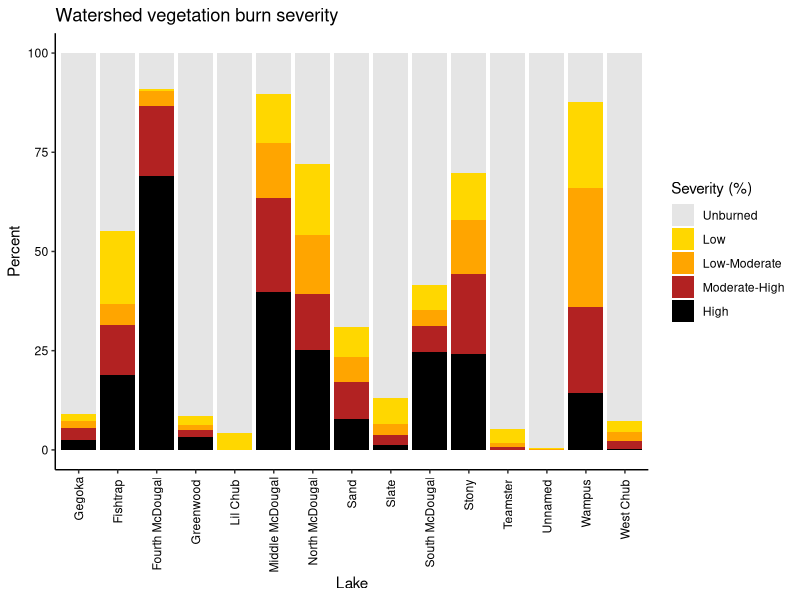
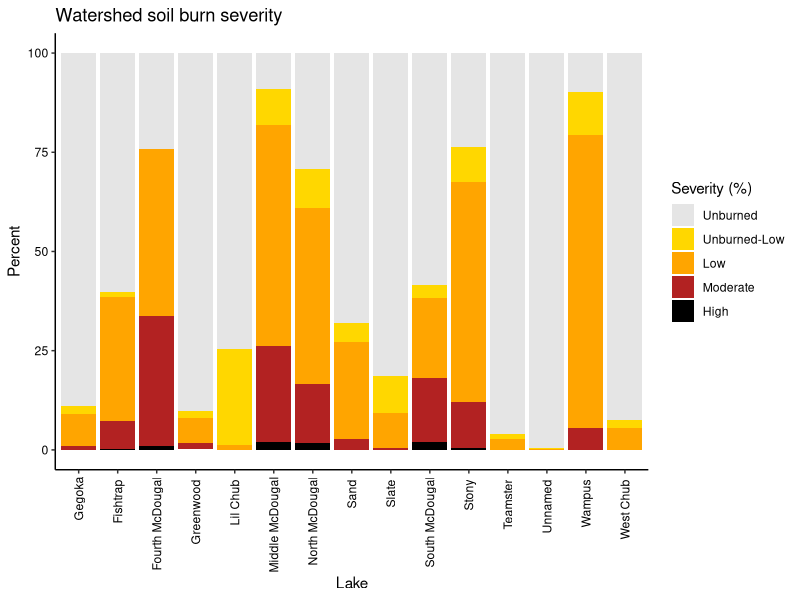
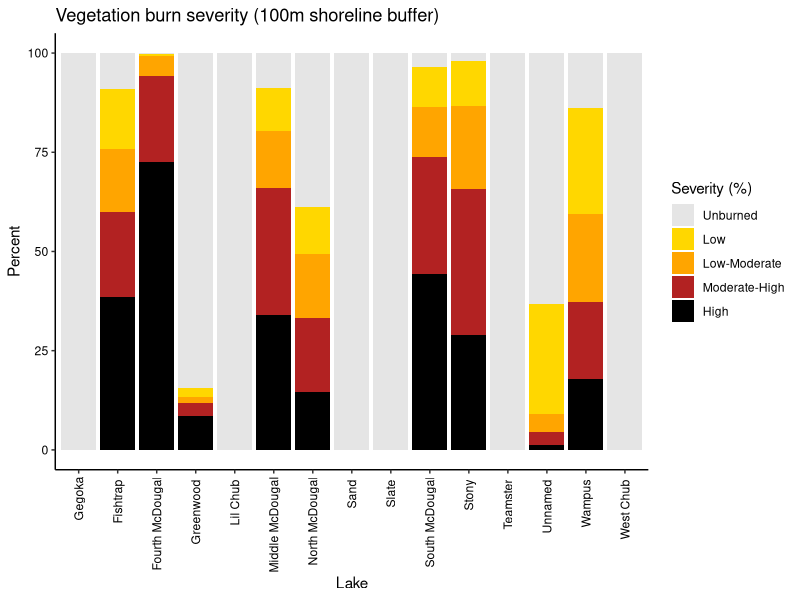
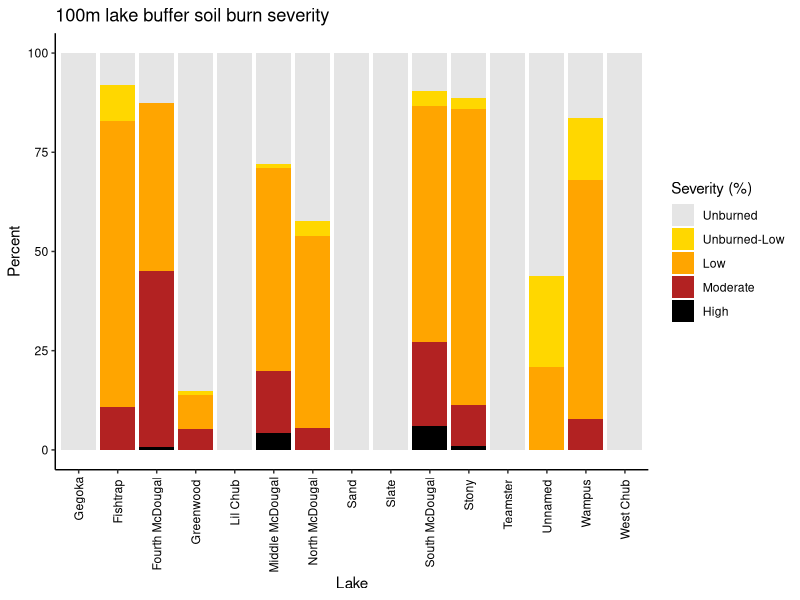

R code for these plots, in order: (Note: this script raises an error after producing the figures.)
################### Exploring lake times series data ##########################
# Date: 8-26-22
# updated: 10-18-22, now with soil and veg burn severity data corrected
# Author: Ian McCullough, immccull@gmail.com
###############################################################################

#### R libraries ####
library(ggplot2)
library(reshape2)
library(dplyr)
library(tidyr)

#### Input data ####
setwd("C:/Users/immcc/Documents/SplashNBurn")

may_june_july <- read.csv("Data/WaterQuality/may_june_july.csv")
ws_burn_severity <- read.csv("Data/BurnSeverity/Ian_calculations/burned_ws_vbs_pct.csv")
ws_soilburn_severity <- read.csv("Data/BurnSeverity/Ian_calculations/burned_ws_sbs_pct.csv")
buffer_burn_severity <- read.csv("Data/BurnSeverity/Ian_calculations/burned_buff100m_vbs_pct.csv")
buffer_soilburn_severity <- read.csv("Data/BurnSeverity/Ian_calculations/burned_buff100m_sbs_pct.csv")

#### Main program ####
# how correlated are % ws burn variables? Seem to be highly so
ws_burn_severity_pct <- ws_burn_severity[,c(1, 12:17)]
ws_burn_severity_pct$total_ws_burn_pct <- rowSums(ws_burn_severity_pct[,c(2:7)])
cor(ws_burn_severity_pct, method='pearson', use='pairwise.complete.obs')
cor(ws_burn_severity_pct, method='spearman', use='pairwise.complete.obs')

# calculate unburned pct
#ws_burn_severity_pct$unburned_pct <- 100-ws_burn_severity_pct$total_ws_burn_pct
# if any slight rounding errors result in negative burned area
#ws_burn_severity_pct$unburned_pct <- ifelse(ws_burn_severity_pct$unburned_pct < 0, 0, ws_burn_severity_pct$unburned_pct)

## prepare for plot
# get names + lagoslakeids only
lakenamesids <- may_june_july[,c('Lagoslakeid','Site','Type')]
lakenamesids <- subset(lakenamesids, Type=='sample')
lakenamesids <- lakenamesids[!duplicated(lakenamesids), ]
lakenamesids <- lakenamesids[,c(1:2)]

ws_burn_severity_pct <- merge(ws_burn_severity_pct, lakenamesids, by.x='lagoslakeid', by.y='Lagoslakeid')
# ERL category is so small...just lump in with unburned
ws_burn_severity_pct$Unburned_pct <- ws_burn_severity_pct$Unburned_pct + ws_burn_severity_pct$ERL_pct
ws_burn_severity_pct_melted <- reshape2::melt(ws_burn_severity_pct[,c(3:7,9)], 
      id.var='Site', variable.name='Severity', value.name='Percent')

ws_burn_severity_pct_melted$Severity <- factor(ws_burn_severity_pct_melted$Severity, levels=c('Unburned_pct','Low_pct',
                                                          'ModerateLow_pct','ModerateHigh_pct','High_pct'))

# get rid of word 'Lake' to make labels smaller
ws_burn_severity_pct_melted$Lake <- gsub(paste('Lake',collapse='|'),"",ws_burn_severity_pct_melted$Site)

jpeg('Figures/BurnSeverity_byLake.jpeg',width = 7,height = 5,units = 'in',res=600)
ggplot(ws_burn_severity_pct_melted, aes(fill=Severity, y=Percent, x=Lake)) + 
  geom_bar(position="stack", stat="identity")+
  theme_classic()+
  theme(axis.text.x=element_text(angle=90, vjust=0.5, hjust=1, color='black'),
        axis.text.y=element_text(color='black'))+
  scale_fill_manual(values=c('gray90','gold','orange','firebrick','black'), 
                    labels=c('Unburned','Low','Low-Moderate','Moderate-High','High'),
                    'Severity (%)')+
  ggtitle('Watershed vegetation burn severity')
dev.off()

### watershed soil burn severity ###
# how correlated are % ws soilburn variables? Seem to be highly so
ws_soilburn_severity_pct <- ws_soilburn_severity[,c(1,11:15)]
ws_soilburn_severity_pct$total_ws_soilburn_pct <- rowSums(ws_soilburn_severity_pct[,c(2:6)])
cor(ws_soilburn_severity_pct, method='pearson', use='pairwise.complete.obs')
cor(ws_soilburn_severity_pct, method='spearman', use='pairwise.complete.obs')

# calculate unburned pct; no longer needed
#ws_soilburn_severity_pct$unburned_pct <- 100-ws_soilburn_severity_pct$total_ws_soilburn_pct
# if any slight rounding errors result in negative soilburned area
#ws_soilburn_severity_pct$unburned_pct <- ifelse(ws_soilburn_severity_pct$unburned_pct < 0, 0, ws_soilburn_severity_pct$unburned_pct)

## prepare for plot
ws_soilburn_severity_pct <- merge(ws_soilburn_severity_pct, lakenamesids, by.x='lagoslakeid', by.y='Lagoslakeid')
ws_soilburn_severity_pct_melted <- reshape2::melt(ws_soilburn_severity_pct[,c(2:6,8)], 
                                                  id.var='Site', variable.name='Severity', value.name='Percent')

ws_soilburn_severity_pct_melted$Severity <- factor(ws_soilburn_severity_pct_melted$Severity, levels=c('unburned_pct','unburned_low_pct','low_pct',
                                                                                                      'moderate_pct','high_pct'))

# get rid of word 'Lake' to make labels smaller
ws_soilburn_severity_pct_melted$Lake <- gsub(paste('Lake',collapse='|'),"",ws_soilburn_severity_pct_melted$Site)

jpeg('Figures/soilburnSeverity_byLake.jpeg',width = 7,height = 5,units = 'in',res=600)
ggplot(ws_soilburn_severity_pct_melted, aes(fill=Severity, y=Percent, x=Lake)) + 
  geom_bar(position="stack", stat="identity")+
  theme_classic()+
  theme(axis.text.x=element_text(angle=90, vjust=0.5, hjust=1, color='black'),
        axis.text.y=element_text(color='black'))+
  scale_fill_manual(values=c('gray90','gold','orange','firebrick','black'), 
                    labels=c('Unburned','Unburned-Low','Low','Moderate','High'),
                    'Severity (%)')+
  ggtitle('Watershed soil burn severity')
dev.off()

### shoreline buffers ###
## vegetation burn severity
# how correlated are % buffer burn variables? Seem to be highly so
buffer_burn_severity_pct <- buffer_burn_severity[,c(1,8:12)]
buffer_burn_severity_pct$total_buffer_burn_pct <- rowSums(buffer_burn_severity_pct[,c(2:6)], na.rm=T)
cor(buffer_burn_severity_pct, method='pearson', use='pairwise.complete.obs')
cor(buffer_burn_severity_pct, method='spearman', use='pairwise.complete.obs')

# calculate unburned pct
#buffer_burn_severity_pct$unburned_pct <- 100-buffer_burn_severity_pct$total_buffer_burn_pct
# if any slight rounding errors result in negative burned area
#buffer_burn_severity_pct$unburned_pct <- ifelse(buffer_burn_severity_pct$unburned_pct < 0, 0, buffer_burn_severity_pct$unburned_pct)

## prepare for plot
buffer_burn_severity_pct <- merge(buffer_burn_severity_pct, lakenamesids, by.x='lagoslakeid', by.y='Lagoslakeid')
buffer_burn_severity_pct <- tidyr::replace_na(buffer_burn_severity_pct, list(Unburned_pct=100)) #replace Unburned NAs as 100 (i.e., everything not captured assumed to be unburned)
buffer_burn_severity_pct_melted <- reshape2::melt(buffer_burn_severity_pct[,c(2:6,8)], 
                                                  id.var='Site', variable.name='Severity', value.name='Percent')

buffer_burn_severity_pct_melted$Severity <- factor(buffer_burn_severity_pct_melted$Severity, levels=c('Unburned_pct','Low_pct',
                                                                                                      'ModerateLow_pct','ModerateHigh_pct','High_pct'))

# get rid of word 'Lake' to make labels smaller
buffer_burn_severity_pct_melted$Lake <- gsub(paste('Lake',collapse='|'),"",buffer_burn_severity_pct_melted$Site)

jpeg('Figures/BurnSeverity_buffer_byLake.jpeg',width = 7,height = 5,units = 'in',res=600)
ggplot(buffer_burn_severity_pct_melted, aes(fill=Severity, y=Percent, x=Lake)) + 
  geom_bar(position="stack", stat="identity")+
  theme_classic()+
  theme(axis.text.x=element_text(angle=90, vjust=0.5, hjust=1, color='black'),
        axis.text.y=element_text(color='black'))+
  scale_fill_manual(values=c('gray90','gold','orange','firebrick','black'), 
                    labels=c('Unburned','Low','Low-Moderate','Moderate-High','High'),
                    'Severity (%)')+
  ggtitle('Vegetation burn severity (100m shoreline buffer)')
dev.off()

## soil burn severity 100m buffer
# how correlated are % buffer soilburn variables? Seem to be highly so
buffer_soilburn_severity_pct <- buffer_soilburn_severity[,c(1,8:12)]
buffer_soilburn_severity_pct$total_buffer_soilburn_pct <- rowSums(buffer_soilburn_severity_pct[,c(2:6)])
cor(buffer_soilburn_severity_pct, method='pearson', use='pairwise.complete.obs')
cor(buffer_soilburn_severity_pct, method='spearman', use='pairwise.complete.obs')

# calculate unburned pct; no longer needed
#buffer_soilburn_severity_pct$unburned_pct <- 100-buffer_soilburn_severity_pct$total_buffer_soilburn_pct
# if any slight rounding errors result in negative soilburned area
#buffer_soilburn_severity_pct$unburned_pct <- ifelse(buffer_soilburn_severity_pct$unburned_pct < 0, 0, buffer_soilburn_severity_pct$unburned_pct)

## prepare for plot
buffer_soilburn_severity_pct <- merge(buffer_soilburn_severity_pct, lakenamesids, by.x='lagoslakeid', by.y='Lagoslakeid')
buffer_soilburn_severity_pct_melted <- reshape2::melt(buffer_soilburn_severity_pct[,c(2:6,8)], 
                                                      id.var='Site', variable.name='Severity', value.name='Percent')

buffer_soilburn_severity_pct_melted$Severity <- factor(buffer_soilburn_severity_pct_melted$Severity, levels=c('unburned_pct','unburned_low_pct','low_pct',
                                                                                                              'moderate_pct','high_pct'))

# get rid of word 'Lake' to make labels smaller
buffer_soilburn_severity_pct_melted$Lake <- gsub(paste('Lake',collapse='|'),"",buffer_soilburn_severity_pct_melted$Site)

jpeg('Figures/soilburnSeverity_buffer_byLake.jpeg',width = 7,height = 5,units = 'in',res=600)
ggplot(buffer_soilburn_severity_pct_melted, aes(fill=Severity, y=Percent, x=Lake)) + 
  geom_bar(position="stack", stat="identity")+
  theme_classic()+
  theme(axis.text.x=element_text(angle=90, vjust=0.5, hjust=1, color='black'),
        axis.text.y=element_text(color='black'))+
  scale_fill_manual(values=c('gray90','gold','orange','firebrick','black'), 
                    labels=c('Unburned','Unburned-Low','Low','Moderate','High'),
                    'Severity (%)')+
  ggtitle('100m lake buffer soil burn severity')
dev.off()


### how correlated are vegetation and soil burn severity? ###
# for now, analyzing watershed only (more data points)
veg_soil_severity <- merge(ws_burn_severity_pct, ws_soilburn_severity_pct, by='lagoslakeid')[,c(1:13)]
names(veg_soil_severity) <- c('lagoslakeid','veg_low_severity_pct','veg_moderate_low_severity_pct','veg_moderate_high_severity_pct',
                             'veg_high_severity_pct','veg_total_ws_burn_pct','veg_unburned_pct','Site',
                             'soil_low_severity_pct','soil_moderate_severity_pct','soil_high_severity_pct','soil_total_ws_burn_pct','soil_unburned_pct')
cor(veg_soil_severity[,c(2:7,9:13)], method='pearson', use='pairwise.complete.obs')
